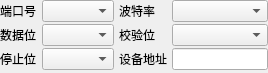
<?xml version="1.0" encoding="UTF-8"?>
<ui version="4.0">
 <class>SerialPort</class>
 <widget class="QWidget" name="SerialPort">
  <property name="geometry">
   <rect>
    <x>0</x>
    <y>0</y>
    <width>268</width>
    <height>73</height>
   </rect>
  </property>
  <property name="windowTitle">
   <string>Form</string>
  </property>
  <layout class="QHBoxLayout" name="horizontalLayout">
   <property name="spacing">
    <number>5</number>
   </property>
   <property name="leftMargin">
    <number>0</number>
   </property>
   <property name="topMargin">
    <number>0</number>
   </property>
   <property name="rightMargin">
    <number>0</number>
   </property>
   <property name="bottomMargin">
    <number>0</number>
   </property>
   <item>
    <layout class="QFormLayout" name="formLayout_3">
     <property name="horizontalSpacing">
      <number>6</number>
     </property>
     <property name="verticalSpacing">
      <number>2</number>
     </property>
     <item row="0" column="0">
      <widget class="QLabel" name="label">
       <property name="text">
        <string>端口号</string>
       </property>
      </widget>
     </item>
     <item row="0" column="1">
      <widget class="QComboBox" name="addr"/>
     </item>
     <item row="1" column="0">
      <widget class="QLabel" name="label_3">
       <property name="text">
        <string>数据位</string>
       </property>
      </widget>
     </item>
     <item row="1" column="1">
      <widget class="QComboBox" name="databit"/>
     </item>
     <item row="2" column="0">
      <widget class="QLabel" name="label_5">
       <property name="text">
        <string>停止位</string>
       </property>
      </widget>
     </item>
     <item row="2" column="1">
      <widget class="QComboBox" name="stopbit"/>
     </item>
    </layout>
   </item>
   <item>
    <spacer name="horizontalSpacer">
     <property name="orientation">
      <enum>Qt::Horizontal</enum>
     </property>
     <property name="sizeHint" stdset="0">
      <size>
       <width>7</width>
       <height>20</height>
      </size>
     </property>
    </spacer>
   </item>
   <item>
    <layout class="QFormLayout" name="formLayout_2">
     <property name="verticalSpacing">
      <number>2</number>
     </property>
     <item row="0" column="0">
      <widget class="QLabel" name="label_2">
       <property name="text">
        <string>波特率</string>
       </property>
      </widget>
     </item>
     <item row="0" column="1">
      <widget class="QComboBox" name="band">
       <property name="currentIndex">
        <number>-1</number>
       </property>
       <property name="frame">
        <bool>true</bool>
       </property>
      </widget>
     </item>
     <item row="1" column="0">
      <widget class="QLabel" name="label_4">
       <property name="text">
        <string>校验位</string>
       </property>
      </widget>
     </item>
     <item row="1" column="1">
      <widget class="QComboBox" name="partybit"/>
     </item>
     <item row="2" column="0">
      <widget class="QLabel" name="label_6">
       <property name="text">
        <string>设备地址</string>
       </property>
      </widget>
     </item>
     <item row="2" column="1">
      <widget class="QLineEdit" name="devaddr"/>
     </item>
    </layout>
   </item>
  </layout>
 </widget>
 <resources/>
 <connections/>
</ui>
